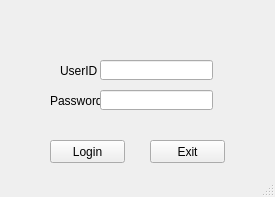
<?xml version="1.0" encoding="UTF-8"?>
<ui version="4.0">
 <class>MainWindow</class>
 <widget class="QMainWindow" name="MainWindow">
  <property name="geometry">
   <rect>
    <x>0</x>
    <y>0</y>
    <width>275</width>
    <height>197</height>
   </rect>
  </property>
  <property name="windowTitle">
   <string>MainWindow</string>
  </property>
  <widget class="QWidget" name="centralwidget">
   <widget class="QPushButton" name="pushButton">
    <property name="geometry">
     <rect>
      <x>50</x>
      <y>140</y>
      <width>75</width>
      <height>23</height>
     </rect>
    </property>
    <property name="text">
     <string>Login</string>
    </property>
   </widget>
   <widget class="QPushButton" name="pushButton_2">
    <property name="geometry">
     <rect>
      <x>150</x>
      <y>140</y>
      <width>75</width>
      <height>23</height>
     </rect>
    </property>
    <property name="text">
     <string>Exit</string>
    </property>
   </widget>
   <widget class="QLabel" name="label">
    <property name="geometry">
     <rect>
      <x>60</x>
      <y>60</y>
      <width>54</width>
      <height>21</height>
     </rect>
    </property>
    <property name="text">
     <string>UserID</string>
    </property>
   </widget>
   <widget class="QLabel" name="label_2">
    <property name="geometry">
     <rect>
      <x>50</x>
      <y>90</y>
      <width>54</width>
      <height>21</height>
     </rect>
    </property>
    <property name="text">
     <string>Password</string>
    </property>
   </widget>
   <widget class="QLineEdit" name="lineEdit">
    <property name="geometry">
     <rect>
      <x>100</x>
      <y>60</y>
      <width>113</width>
      <height>20</height>
     </rect>
    </property>
   </widget>
   <widget class="QLineEdit" name="lineEdit_2">
    <property name="geometry">
     <rect>
      <x>100</x>
      <y>90</y>
      <width>113</width>
      <height>20</height>
     </rect>
    </property>
   </widget>
  </widget>
  <widget class="QStatusBar" name="statusbar"/>
 </widget>
 <resources/>
 <connections/>
</ui>
